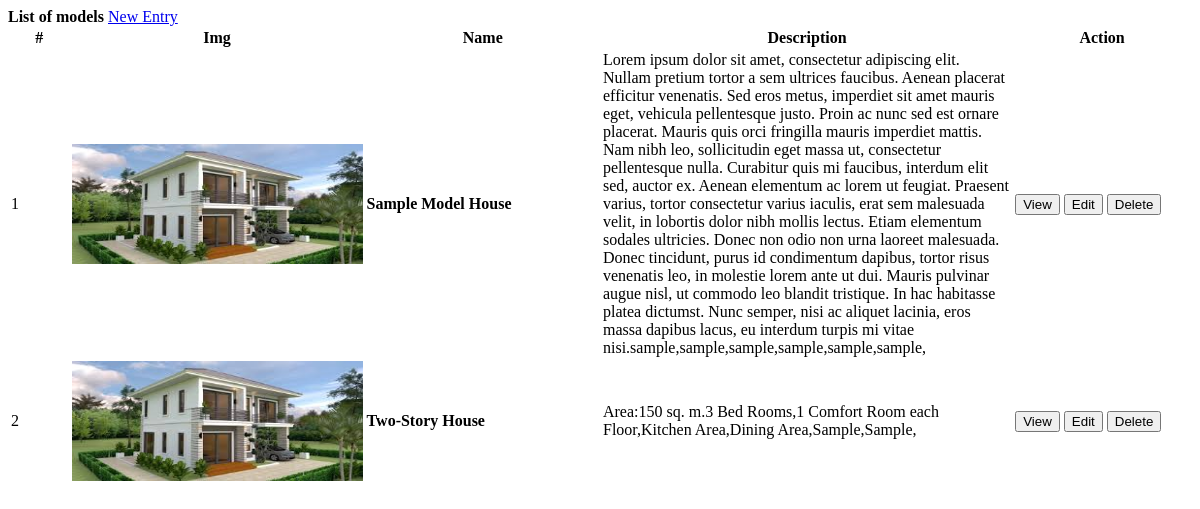
Screenshot of /models.php with the database file from the repository.
### tables this page shows
CREATE TABLE `model_houses` (
  `id` int(30) NOT NULL,
  `title` varchar(250) NOT NULL,
  `description` text NOT NULL,
  `cover` text NOT NULL
);

### models.php (the view, shortened to what this page needs)
<?php include('db_connect.php');?>
<div class="container-fluid">
	<div class="col-lg-12">
		<div class="row">
			<div class="col-md-12">
				<div class="card">
					<div class="card-header">
						<b>List of models</b>
						<span class="float:right"><a class="btn btn-primary btn-block btn-sm col-sm-2 float-right" href="index.php?page=manage_model" id="new_model">
					<i class="fa fa-plus"></i> New Entry
				</a></span>
					</div>
					<div class="card-body">
						<table class="table table-condensed table-bordered table-hover">
							<colgroup>
								<col width="5%">
								<col width="25%">
								<col width="20%">
								<col width="35%">
								<col width="15%">
							</colgroup>
							<thead>
								<tr>
									<th class="text-center">#</th>
									<th class="">Img</th>
									<th class="">Name</th>
									<th class="">Description</th>
									<th class="text-center">Action</th>
								</tr>
							</thead>
							<tbody>
								<?php
								$i = 1;
								$models = $conn->query("SELECT * FROM model_houses order by title asc");
								while($row=$models->fetch_assoc()):
									$trans = get_html_translation_table(HTML_ENTITIES,ENT_QUOTES);
									unset($trans["\""], $trans["<"], $trans[">"], $trans["<h2"]);
									$desc = strtr(html_entity_decode($row['description']),$trans);
									$desc=str_replace(array("<li>","</li>"), array("",","), $desc);
								?>
								<tr>
									<td class="text-center"><?php echo $i++ ?></td>
									<td class="">
										 <div class='tbl-img'>
										 	<img src="assets/uploads/models/<?php echo $row['cover'] ?>" alt="">
										 </div>
									</td>
									<td class="">
										 <p> <b><?php echo ucwords($row['title']) ?></b></p>
									</td>
									<td>
										 <p class="truncate"><?php echo strip_tags($desc) ?></p>
									</td>
									<td class="text-center">
										<button class="btn btn-sm btn-outline-primary view_model" type="button" data-id="<?php echo $row['id'] ?>" >View</button>
										<button class="btn btn-sm btn-outline-primary edit_model" type="button" data-id="<?php echo $row['id'] ?>" >Edit</button>
										<button class="btn btn-sm btn-outline-danger delete_model" type="button" data-id="<?php echo $row['id'] ?>">Delete</button>
									</td>
								</tr>
								<?php endwhile; ?>
							</tbody>
						</table>
					</div>
				</div>
			</div>
		</div>
	</div>
</div>

### models.php (style rules this page uses)
.tbl-img { width: calc(100%); display: flex; justify-content: center; max-width: calc(100%); max-height: 15vh; }
.tbl-img img { max-width: calc(100%); max-height: calc(100%); }
td { vertical-align: middle !important; }
td p { margin: unset }
img { max-width:100px; max-height:150px; }

### rows the page displays
model_houses: cover (picture), title "Sample Model House", description "Lorem ipsum dolor sit amet, consectetur adipiscing elit. Nullam pretium tortor a sem ultrices faucibus. Aenean placerat efficitur venenatis. Sed eros metus, imperdiet sit amet mauris eget, vehicula pellentesque justo. Proin ac nunc sed est ornare placerat. Mauris quis orci fringilla mauris imperdiet mattis. Nam nibh leo, sollicitudin eget massa ut, consectetur pellentesque nulla. Curabitur quis mi faucibus, interdum elit sed, auctor ex. Aenean elementum ac lorem ut feugiat. Praesent varius, tortor consectetur varius iaculis, erat sem malesuada velit, in lobortis dolor nibh mollis lectus. Etiam elementum sodales ultricies. Donec non odio non urna laoreet malesuada. Donec tincidunt, purus id…"
model_houses: cover (picture), title "Two-Story House", description "Area:150 sq. m.3 Bed Rooms,1 Comfort Room each Floor,Kitchen Area,Dining Area,Sample,Sample,"
